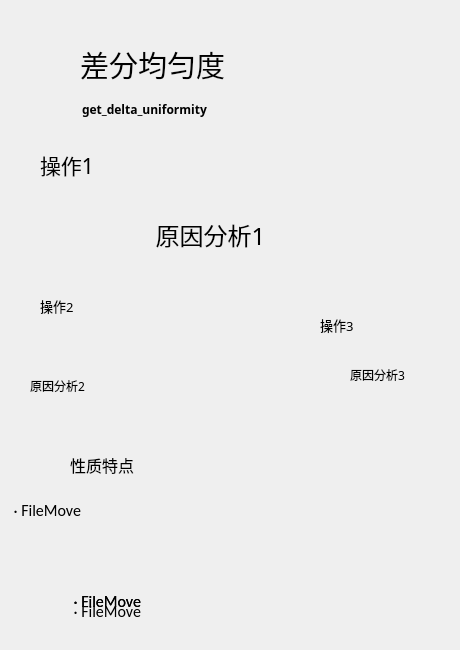
<?xml version="1.0" encoding="UTF-8"?>
<ui version="4.0">
 <class>InfoView</class>
 <widget class="QWidget" name="InfoView">
  <property name="geometry">
   <rect>
    <x>0</x>
    <y>0</y>
    <width>460</width>
    <height>650</height>
   </rect>
  </property>
  <property name="windowTitle">
   <string>Form</string>
  </property>
  <widget class="QLabel" name="API_Title">
   <property name="geometry">
    <rect>
     <x>70</x>
     <y>450</y>
     <width>150</width>
     <height>30</height>
    </rect>
   </property>
   <property name="font">
    <font>
     <family>黑体</family>
     <pointsize>12</pointsize>
    </font>
   </property>
   <property name="text">
    <string>&lt;html&gt;&lt;head/&gt;&lt;body&gt;&lt;p&gt;性质特点&lt;/p&gt;&lt;/body&gt;&lt;/html&gt;</string>
   </property>
  </widget>
  <widget class="QLabel" name="submain_Title">
   <property name="geometry">
    <rect>
     <x>82</x>
     <y>100</y>
     <width>300</width>
     <height>20</height>
    </rect>
   </property>
   <property name="font">
    <font>
     <family>黑体</family>
     <pointsize>9</pointsize>
    </font>
   </property>
   <property name="text">
    <string>&lt;html&gt;&lt;head/&gt;&lt;body&gt;&lt;p&gt;&lt;span style=&quot; font-weight:600;&quot;&gt;get_delta_uniformity&lt;/span&gt;&lt;/p&gt;&lt;/body&gt;&lt;/html&gt;</string>
   </property>
  </widget>
  <widget class="QLabel" name="main_Title">
   <property name="geometry">
    <rect>
     <x>80</x>
     <y>40</y>
     <width>250</width>
     <height>50</height>
    </rect>
   </property>
   <property name="font">
    <font>
     <family>黑体</family>
     <pointsize>22</pointsize>
    </font>
   </property>
   <property name="text">
    <string>&lt;html&gt;&lt;head/&gt;&lt;body&gt;&lt;p&gt;差分均匀度&lt;/p&gt;&lt;/body&gt;&lt;/html&gt;</string>
   </property>
  </widget>
  <widget class="QWidget" name="space_line" native="true">
   <property name="geometry">
    <rect>
     <x>40</x>
     <y>440</y>
     <width>340</width>
     <height>1</height>
    </rect>
   </property>
  </widget>
  <widget class="QLabel" name="api_line_1">
   <property name="geometry">
    <rect>
     <x>10</x>
     <y>490</y>
     <width>411</width>
     <height>41</height>
    </rect>
   </property>
   <property name="font">
    <font>
     <family>Calibri</family>
     <pointsize>12</pointsize>
    </font>
   </property>
   <property name="text">
    <string> · FileMove</string>
   </property>
   <property name="wordWrap">
    <bool>true</bool>
   </property>
  </widget>
  <widget class="QLabel" name="api_line_2">
   <property name="geometry">
    <rect>
     <x>70</x>
     <y>590</y>
     <width>300</width>
     <height>22</height>
    </rect>
   </property>
   <property name="font">
    <font>
     <family>Calibri</family>
     <pointsize>12</pointsize>
    </font>
   </property>
   <property name="text">
    <string> · FileMove</string>
   </property>
  </widget>
  <widget class="QLabel" name="api_line_3">
   <property name="geometry">
    <rect>
     <x>70</x>
     <y>590</y>
     <width>300</width>
     <height>22</height>
    </rect>
   </property>
   <property name="font">
    <font>
     <family>Calibri</family>
     <pointsize>12</pointsize>
    </font>
   </property>
   <property name="text">
    <string> · FileMove</string>
   </property>
  </widget>
  <widget class="QLabel" name="api_line_4">
   <property name="geometry">
    <rect>
     <x>70</x>
     <y>600</y>
     <width>300</width>
     <height>22</height>
    </rect>
   </property>
   <property name="font">
    <font>
     <family>Calibri</family>
     <pointsize>12</pointsize>
    </font>
   </property>
   <property name="text">
    <string> · FileMove</string>
   </property>
  </widget>
  <widget class="QLabel" name="v1_img">
   <property name="geometry">
    <rect>
     <x>320</x>
     <y>60</y>
     <width>40</width>
     <height>30</height>
    </rect>
   </property>
   <property name="text">
    <string/>
   </property>
  </widget>
  <widget class="QLabel" name="v1_mainLabel">
   <property name="geometry">
    <rect>
     <x>40</x>
     <y>130</y>
     <width>361</width>
     <height>71</height>
    </rect>
   </property>
   <property name="font">
    <font>
     <family>黑体</family>
     <pointsize>10</pointsize>
    </font>
   </property>
   <property name="text">
    <string>&lt;html&gt;&lt;head/&gt;&lt;body&gt;&lt;p&gt;&lt;span style=&quot; font-size:16pt;&quot;&gt;操作1&lt;/span&gt;&lt;/p&gt;&lt;/body&gt;&lt;/html&gt;</string>
   </property>
   <property name="wordWrap">
    <bool>true</bool>
   </property>
  </widget>
  <widget class="QLabel" name="v1_subLabel">
   <property name="geometry">
    <rect>
     <x>40</x>
     <y>200</y>
     <width>341</width>
     <height>71</height>
    </rect>
   </property>
   <property name="font">
    <font>
     <family>黑体</family>
    </font>
   </property>
   <property name="text">
    <string>&lt;html&gt;&lt;head/&gt;&lt;body&gt;&lt;p align=&quot;center&quot;&gt;&lt;span style=&quot; font-size:18pt;&quot;&gt;原因分析1&lt;/span&gt;&lt;/p&gt;&lt;/body&gt;&lt;/html&gt;</string>
   </property>
   <property name="wordWrap">
    <bool>true</bool>
   </property>
  </widget>
  <widget class="QLabel" name="v2_subLabel">
   <property name="geometry">
    <rect>
     <x>30</x>
     <y>350</y>
     <width>341</width>
     <height>71</height>
    </rect>
   </property>
   <property name="font">
    <font>
     <family>黑体</family>
    </font>
   </property>
   <property name="text">
    <string>原因分析2</string>
   </property>
  </widget>
  <widget class="QLabel" name="v2_mainLabel">
   <property name="geometry">
    <rect>
     <x>40</x>
     <y>270</y>
     <width>361</width>
     <height>71</height>
    </rect>
   </property>
   <property name="font">
    <font>
     <family>黑体</family>
     <pointsize>10</pointsize>
    </font>
   </property>
   <property name="text">
    <string>操作2</string>
   </property>
   <property name="wordWrap">
    <bool>true</bool>
   </property>
  </widget>
  <widget class="QLabel" name="v3_img">
   <property name="geometry">
    <rect>
     <x>90</x>
     <y>320</y>
     <width>40</width>
     <height>30</height>
    </rect>
   </property>
   <property name="text">
    <string/>
   </property>
  </widget>
  <widget class="QLabel" name="v3_subLabel">
   <property name="geometry">
    <rect>
     <x>350</x>
     <y>340</y>
     <width>341</width>
     <height>71</height>
    </rect>
   </property>
   <property name="font">
    <font>
     <family>黑体</family>
    </font>
   </property>
   <property name="text">
    <string>&lt;html&gt;&lt;head/&gt;&lt;body&gt;&lt;p&gt;原因分析3&lt;/p&gt;&lt;/body&gt;&lt;/html&gt;</string>
   </property>
  </widget>
  <widget class="QLabel" name="v3_mainLabel">
   <property name="geometry">
    <rect>
     <x>320</x>
     <y>290</y>
     <width>361</width>
     <height>71</height>
    </rect>
   </property>
   <property name="font">
    <font>
     <family>黑体</family>
     <pointsize>10</pointsize>
    </font>
   </property>
   <property name="text">
    <string>&lt;html&gt;&lt;head/&gt;&lt;body&gt;&lt;p&gt;操作3&lt;/p&gt;&lt;/body&gt;&lt;/html&gt;</string>
   </property>
  </widget>
  <widget class="QLabel" name="v2_img">
   <property name="geometry">
    <rect>
     <x>380</x>
     <y>140</y>
     <width>40</width>
     <height>30</height>
    </rect>
   </property>
   <property name="text">
    <string/>
   </property>
  </widget>
 </widget>
 <resources/>
 <connections/>
</ui>
